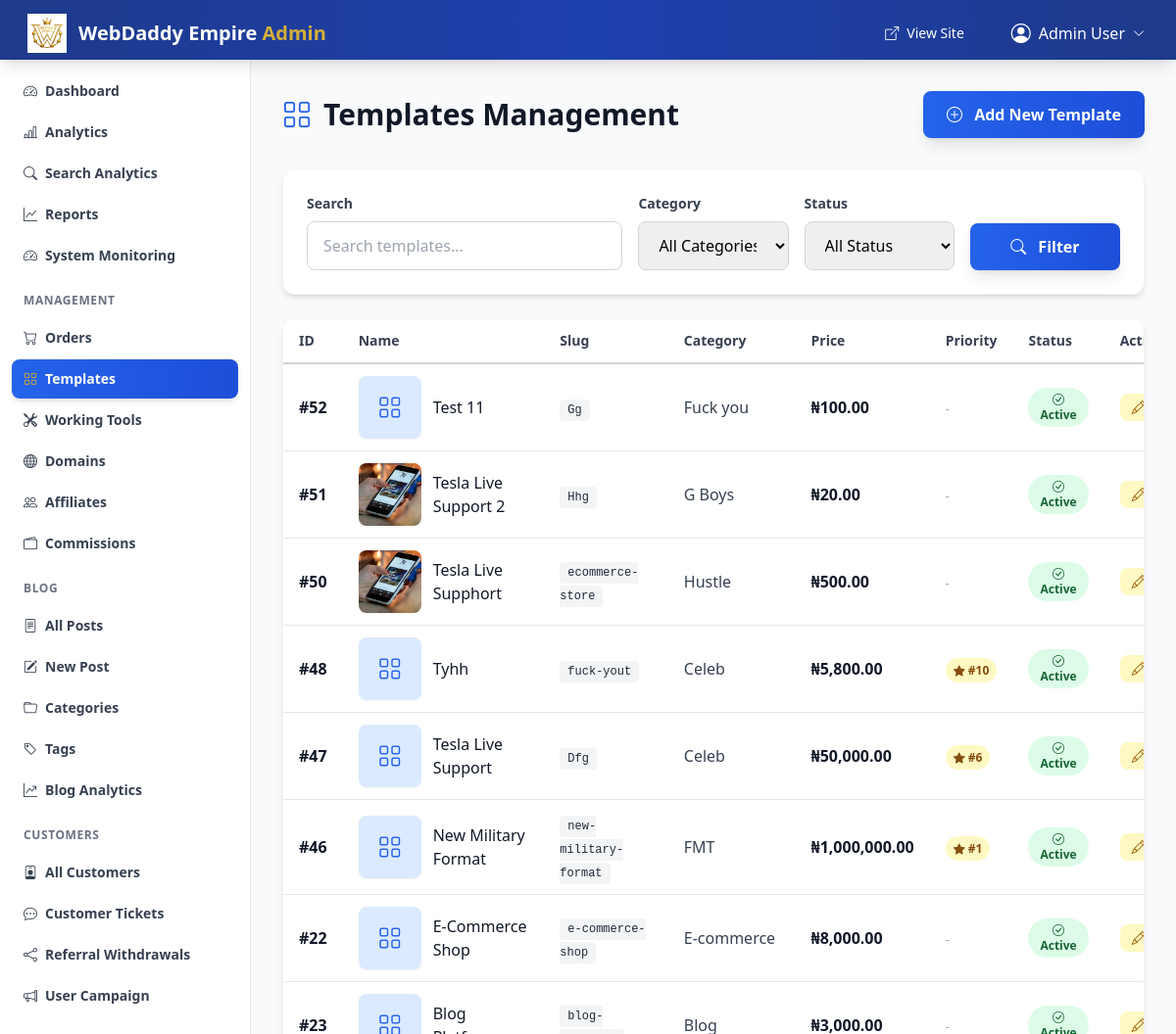
The page /admin/templates.php (signed in) on the database its author committed.
### tables this page shows
CREATE TABLE "templates" (
    id INTEGER PRIMARY KEY AUTOINCREMENT,
    name TEXT NOT NULL,
    slug TEXT NOT NULL UNIQUE,
    price REAL NOT NULL DEFAULT 0.00,
    category TEXT,
    description TEXT,
    features TEXT,
    demo_url TEXT,
    thumbnail_url TEXT,
    video_links TEXT,
    active INTEGER DEFAULT 1,
    created_at TEXT DEFAULT CURRENT_TIMESTAMP,
    updated_at TEXT DEFAULT CURRENT_TIMESTAMP,
    thumbnail_source TEXT DEFAULT 'url' CHECK(thumbnail_source IN ('url', 'upload')),
    thumbnail_file TEXT,
    thumbnail_metadata TEXT,
    video_source TEXT DEFAULT 'url' CHECK(video_source IN ('url', 'upload')),
    video_file TEXT,
    video_metadata TEXT,
    media_type TEXT DEFAULT 'banner' CHECK(media_type IN ('demo_url', 'banner', 'video', 'youtube')),
    demo_video_url TEXT,
    priority_order INTEGER DEFAULT NULL,
    seo_keywords TEXT,
    delivery_type TEXT DEFAULT 'hosted_domain',
    requires_email INTEGER DEFAULT 1,
    delivery_wait_hours INTEGER DEFAULT 24,
    delivery_note TEXT,
    delivery_description TEXT,
    domain_template TEXT,
    preview_youtube TEXT
);

### includes/functions.php (called while the page is built, shortened)
<?php
function formatCurrency($amount)
{
    return '₦' . number_format($amount, 2);
}

### admin/templates.php (the view, shortened to what this page needs)
<?php
require_once __DIR__ . '/../includes/functions.php';
$db = getDb();
$searchTerm = $_GET['search'] ?? '';
$sql = "SELECT * FROM templates WHERE 1=1";
$params = [];
$sql .= " ORDER BY created_at DESC";
$page = max(1, (int)($_GET['page'] ?? 1));
$perPage = 20;
$offset = ($page - 1) * $perPage;
$sql .= " LIMIT $perPage OFFSET $offset";
$stmt = $db->prepare($sql);
$stmt->execute($params);
$templates = $stmt->fetchAll(PDO::FETCH_ASSOC);
$editTemplate = null;
require_once __DIR__ . '/includes/header.php';
?>
<div x-data="{
    showCreateModal: false,
    showEditModal: <?php echo $editTemplate ? 'true' : 'false'; ?>,
    resetCreateForm() {
        const form = document.getElementById('create-template-form');
        if (form) {
            // Use native form reset first
            form.reset();
            // Reset video type radio to 'none' and trigger UI update
            const noneRadio = form.querySelector('input[name=video_type][value=none]');
            if (noneRadio) {
                noneRadio.checked = true;
                noneRadio.dispatchEvent(new Event('change'));
            }
            // Reset video type UI sections visibility
            if (typeof handleVideoTypeChange === 'function') handleVideoTypeChange('create');
            // Reset banner mode to URL
            if (typeof toggleBannerMode === 'function') toggleBannerMode('url', 'create');
            // Clear hidden fields
            const croppedData = document.getElementById('banner-cropped-data-create');
            if (croppedData) croppedData.value = '';
            const videoUrl = document.getElementById('video-uploaded-url-create');
            if (videoUrl) videoUrl.value = '';
            // Reset select dropdowns to first option
            form.querySelectorAll('select[name=category], select[name=priority_order]').forEach(sel => {
                sel.selectedIndex = 0;
            });
            // Reset Alpine.js nested components (categoryMode)
            form.querySelectorAll('[x-data]').forEach(el => {
                if (el._x_dataStack && el._x_dataStack[0]) {
                    const data = el._x_dataStack[0];
                    if ('categoryMode' in data) {
                        data.categoryMode = 'select';
                        data.customCategory = '';
                    }
                }
            });
        }
    }
}">
    <div class="flex flex-col sm:flex-row sm:justify-between sm:items-center mb-8 gap-3 sm:gap-4">
        <div>
            <h1 class="text-3xl font-bold text-gray-900 flex items-center gap-3">
                <i class="bi bi-grid text-primary-600"></i> Templates Management
            </h1>
        </div>
        <button @click="showCreateModal = true" class="w-full sm:w-auto px-6 py-3 bg-gradient-to-r from-primary-600 to-primary-700 hover:from-primary-700 hover:to-primary-800 text-white font-bold rounded-lg transition-all shadow-lg">
            <i class="bi bi-plus-circle mr-2"></i> Add New Template
        </button>
    </div>
    <div class="bg-white rounded-xl shadow-md border border-gray-100 mb-6">
        <div class="p-6">
            <form method="GET" class="grid grid-cols-1 md:grid-cols-5 gap-4">
                <div class="md:col-span-2">
                    <label class="block text-sm font-semibold text-gray-700 mb-2">Search</label>
                    <input type="text" class="w-full px-4 py-3 border border-gray-300 rounded-lg focus:ring-2 focus:ring-primary-500 focus:border-transparent transition-all" name="search" value="<?php echo htmlspecialchars($searchTerm); ?>" placeholder="Search templates...">
                </div>
                <div>
                    <label class="block text-sm font-semibold text-gray-700 mb-2">Category</label>
                    <select class="w-full px-4 py-3 border border-gray-300 rounded-lg focus:ring-2 focus:ring-primary-500 focus:border-transparent transition-all" name="category">
                        <option value="">All Categories</option>
                    </select>
                </div>
                <div>
                    <label class="block text-sm font-semibold text-gray-700 mb-2">Status</label>
                    <select class="w-full px-4 py-3 border border-gray-300 rounded-lg focus:ring-2 focus:ring-primary-500 focus:border-transparent transition-all" name="status">
                        <option value="">All Status</option>
                    </select>
                </div>
                <div class="flex items-end">
                    <button type="submit" class="w-full px-6 py-3 bg-gradient-to-r from-primary-600 to-primary-700 hover:from-primary-700 hover:to-primary-800 text-white font-bold rounded-lg transition-all shadow-lg">
                        <i class="bi bi-search mr-2"></i> Filter
                    </button>
                </div>
            </form>
        </div>
    </div>
    <div class="bg-white rounded-xl shadow-md border border-gray-100">
        <div class="overflow-x-auto">
            <table class="w-full">
                <thead>
                    <tr class="border-b-2 border-gray-300">
                        <th class="text-left py-3 px-4 font-semibold text-gray-700 text-sm">ID</th>
                        <th class="text-left py-3 px-4 font-semibold text-gray-700 text-sm">Name</th>
                        <th class="text-left py-3 px-4 font-semibold text-gray-700 text-sm">Slug</th>
                        <th class="text-left py-3 px-4 font-semibold text-gray-700 text-sm">Category</th>
                        <th class="text-left py-3 px-4 font-semibold text-gray-700 text-sm">Price</th>
                        <th class="text-left py-3 px-4 font-semibold text-gray-700 text-sm">Priority</th>
                        <th class="text-left py-3 px-4 font-semibold text-gray-700 text-sm">Status</th>
                        <th class="text-left py-3 px-4 font-semibold text-gray-700 text-sm">Actions</th>
                    </tr>
                </thead>
                <tbody class="divide-y divide-gray-200">
                    <?php if (empty($templates)): ?>
                    <tr>
                        <td colspan="8" class="text-center py-12">
                            <i class="bi bi-inbox text-6xl text-gray-300"></i>
                            <p class="text-gray-500 mt-4">No templates found</p>
                        </td>
                    </tr>
                    <?php else: ?>
                    <?php foreach ($templates as $template): ?>
                    <tr class="hover:bg-gray-50">
                        <td class="py-3 px-4 font-bold text-gray-900">#<?php echo $template['id']; ?></td>
                        <td class="py-3 px-4">
                            <div class="flex items-center gap-3">
                                <?php if (!empty($template['thumbnail_url']) && trim($template['thumbnail_url'])): ?>
                                <img src="<?php echo htmlspecialchars($template['thumbnail_url']); ?>" alt="<?php echo htmlspecialchars($template['name']); ?>" class="w-16 h-16 object-cover rounded-lg shadow-sm flex-shrink-0" onerror="this.style.display='none';this.nextElementSibling.style.display='flex';">
                                <div class="w-16 h-16 bg-primary-100 rounded-lg flex items-center justify-center shadow-sm hidden flex-shrink-0" style="display:none;">
                                    <i class="bi bi-grid text-primary-600 text-2xl"></i>
                                </div>
                                <?php else: ?>
                                <div class="w-16 h-16 bg-primary-100 rounded-lg flex items-center justify-center shadow-sm flex-shrink-0">
                                    <i class="bi bi-grid text-primary-600 text-2xl"></i>
                                </div>
                                <?php endif; ?>
                                <div>
                                    <div class="text-gray-900 font-medium"><?php echo htmlspecialchars($template['name']); ?></div>
                                </div>
                            </div>
                        </td>
                        <td class="py-3 px-4">
                            <code class="px-2 py-1 bg-gray-100 text-gray-800 rounded text-xs"><?php echo htmlspecialchars($template['slug']); ?></code>
                        </td>
                        <td class="py-3 px-4 text-gray-700"><?php echo htmlspecialchars($template['category'] ?? '-'); ?></td>
                        <td class="py-3 px-4 font-bold text-gray-900"><?php echo formatCurrency($template['price']); ?></td>
                        <td class="py-3 px-4">
                            <?php if (!empty($template['priority_order']) && $template['priority_order'] > 0): ?>
                            <span class="px-2 py-1 bg-yellow-100 text-yellow-800 text-xs font-semibold rounded-full">
                                <i class="bi bi-star-fill"></i> #<?php echo $template['priority_order']; ?>
                            </span>
                            <?php else: ?>
                            <span class="text-gray-400 text-xs">-</span>
                            <?php endif; ?>
                        </td>
                        <td class="py-3 px-4">
                            <form method="POST" style="display: inline;">
                                <button type="submit" class="px-3 py-1 <?php echo $template['active'] ? 'bg-green-100 text-green-800 hover:bg-green-200' : 'bg-gray-100 text-gray-600 hover:bg-gray-200'; ?> rounded-full text-xs font-semibold transition-colors">
                                    <i class="bi bi-<?php echo $template['active'] ? 'check-circle' : 'x-circle'; ?>"></i>
                                    <?php echo $template['active'] ? 'Active' : 'Inactive'; ?>
                                </button>
                            </form>
                        </td>
                        <td class="py-3 px-4">
                            <div class="flex gap-2">
                                <a href="?edit=<?php echo $template['id']; ?>" class="px-3 py-1 bg-yellow-100 text-yellow-700 hover:bg-yellow-200 rounded-lg transition-colors text-sm" title="Edit">
                                    <i class="bi bi-pencil"></i>
                                </a>
                            </div>
                        </td>
                    </tr>
                    <?php endforeach; ?>
                    <?php endif; ?>
                </tbody>
            </table>
        </div>
    </div>
</div>
<?php require_once __DIR__ . '/includes/footer.php'; ?>

### rows shown on the page
templates: id "52", name "Test 11", slug "Gg", category "Fuck you", price "₦100.00", active 1 (drawn)
templates: id "51", thumbnail_url (placeholder picture), name "Tesla Live Support 2", slug "Hhg", category "G Boys", price "₦20.00", active 1 (drawn)
templates: id "50", thumbnail_url (placeholder picture), name "Tesla Live Supphort", slug "ecommerce-store", category "Hustle", price "₦500.00", active 1 (drawn)
templates: id "48", name "Tyhh", slug "fuck-yout", category "Celeb", price "₦5,800.00", priority_order "10", active 1 (drawn)
templates: id "47", name "Tesla Live Support", slug "Dfg", category "Celeb", price "₦50,000.00", priority_order "6", active 1 (drawn)
templates: id "46", name "New Military Format", slug "new-military-format", category "FMT", price "₦1,000,000.00", priority_order "1", active 1 (drawn)
templates: id "22", name "E-Commerce Shop", slug "e-commerce-shop", category "E-commerce", price "₦8,000.00", active 1 (drawn)
templates: id "23", name "Blog…", category "Blog", price "₦3,000.00", active 1 (drawn)

### other values the page prints
SITE_NAME "WebDaddy Empire"
getAdminName() "Admin User"
